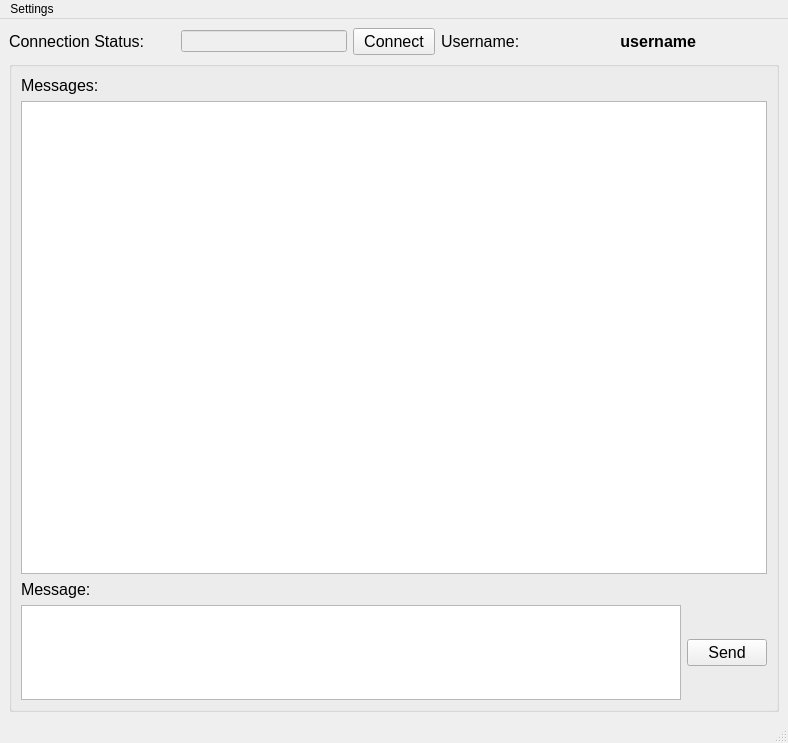
<?xml version="1.0" encoding="UTF-8"?>
<ui version="4.0">
 <class>MainWindow</class>
 <widget class="QMainWindow" name="MainWindow">
  <property name="geometry">
   <rect>
    <x>0</x>
    <y>0</y>
    <width>788</width>
    <height>743</height>
   </rect>
  </property>
  <property name="windowTitle">
   <string>Majinika Messenger</string>
  </property>
  <widget class="QWidget" name="centralwidget">
   <layout class="QVBoxLayout" name="verticalLayout_8">
    <item>
     <layout class="QHBoxLayout" name="horizontalLayout" stretch="2,2,1,1,2,1">
      <item>
       <widget class="QLabel" name="label">
        <property name="font">
         <font>
          <pointsize>12</pointsize>
         </font>
        </property>
        <property name="text">
         <string>Connection Status:</string>
        </property>
       </widget>
      </item>
      <item>
       <widget class="QLineEdit" name="ResultEdit">
        <property name="enabled">
         <bool>false</bool>
        </property>
       </widget>
      </item>
      <item>
       <widget class="QPushButton" name="connectBtn">
        <property name="font">
         <font>
          <pointsize>12</pointsize>
         </font>
        </property>
        <property name="text">
         <string>Connect</string>
        </property>
       </widget>
      </item>
      <item>
       <widget class="QLabel" name="label_4">
        <property name="font">
         <font>
          <pointsize>12</pointsize>
         </font>
        </property>
        <property name="text">
         <string>Username:</string>
        </property>
       </widget>
      </item>
      <item>
       <widget class="ColoredLabel" name="username">
        <property name="font">
         <font>
          <pointsize>12</pointsize>
          <bold>true</bold>
         </font>
        </property>
        <property name="text">
         <string>username</string>
        </property>
        <property name="alignment">
         <set>Qt::AlignmentFlag::AlignRight|Qt::AlignmentFlag::AlignTrailing|Qt::AlignmentFlag::AlignVCenter</set>
        </property>
       </widget>
      </item>
      <item>
       <spacer name="horizontalSpacer">
        <property name="orientation">
         <enum>Qt::Orientation::Horizontal</enum>
        </property>
        <property name="sizeHint" stdset="0">
         <size>
          <width>40</width>
          <height>20</height>
         </size>
        </property>
       </spacer>
      </item>
     </layout>
    </item>
    <item>
     <widget class="QGroupBox" name="groupBox">
      <property name="font">
       <font>
        <pointsize>12</pointsize>
       </font>
      </property>
      <property name="title">
       <string/>
      </property>
      <layout class="QGridLayout" name="gridLayout">
       <item row="0" column="0">
        <layout class="QVBoxLayout" name="verticalLayout_7">
         <item>
          <layout class="QVBoxLayout" name="verticalLayout" stretch="0,5,0,1">
           <item>
            <widget class="QLabel" name="label_3">
             <property name="font">
              <font>
               <pointsize>12</pointsize>
              </font>
             </property>
             <property name="text">
              <string>Messages:</string>
             </property>
            </widget>
           </item>
           <item>
            <widget class="QListView" name="messageListView"/>
           </item>
           <item>
            <widget class="QLabel" name="label_2">
             <property name="font">
              <font>
               <pointsize>12</pointsize>
              </font>
             </property>
             <property name="text">
              <string>Message:</string>
             </property>
            </widget>
           </item>
           <item>
            <layout class="QHBoxLayout" name="horizontalLayout_2">
             <item>
              <widget class="MyTextEdit" name="MessageEdit">
               <property name="minimumSize">
                <size>
                 <width>0</width>
                 <height>0</height>
                </size>
               </property>
              </widget>
             </item>
             <item>
              <widget class="QPushButton" name="SendBtn">
               <property name="font">
                <font>
                 <pointsize>12</pointsize>
                </font>
               </property>
               <property name="text">
                <string>Send</string>
               </property>
              </widget>
             </item>
            </layout>
           </item>
          </layout>
         </item>
        </layout>
       </item>
      </layout>
     </widget>
    </item>
   </layout>
  </widget>
  <widget class="QMenuBar" name="menubar">
   <property name="geometry">
    <rect>
     <x>0</x>
     <y>0</y>
     <width>788</width>
     <height>20</height>
    </rect>
   </property>
   <widget class="QMenu" name="menuedit">
    <property name="title">
     <string>Settings</string>
    </property>
    <addaction name="separator"/>
    <addaction name="actionEdit_Server"/>
    <addaction name="actionEdit_Username"/>
    <addaction name="actionEdit_Certificates"/>
   </widget>
   <addaction name="menuedit"/>
  </widget>
  <widget class="QStatusBar" name="statusbar"/>
  <action name="actionEdit_Server">
   <property name="text">
    <string>Edit server settings</string>
   </property>
  </action>
  <action name="actionEdit_Username">
   <property name="text">
    <string>Edit user settings</string>
   </property>
  </action>
  <action name="actionEdit_Certificates">
   <property name="text">
    <string>Edit Certificates</string>
   </property>
  </action>
 </widget>
 <customwidgets>
  <customwidget>
   <class>MyTextEdit</class>
   <extends>QTextEdit</extends>
   <header>my_text_edit.h</header>
  </customwidget>
  <customwidget>
   <class>ColoredLabel</class>
   <extends>QLabel</extends>
   <header>colored_label.h</header>
  </customwidget>
 </customwidgets>
 <resources/>
 <connections/>
</ui>
